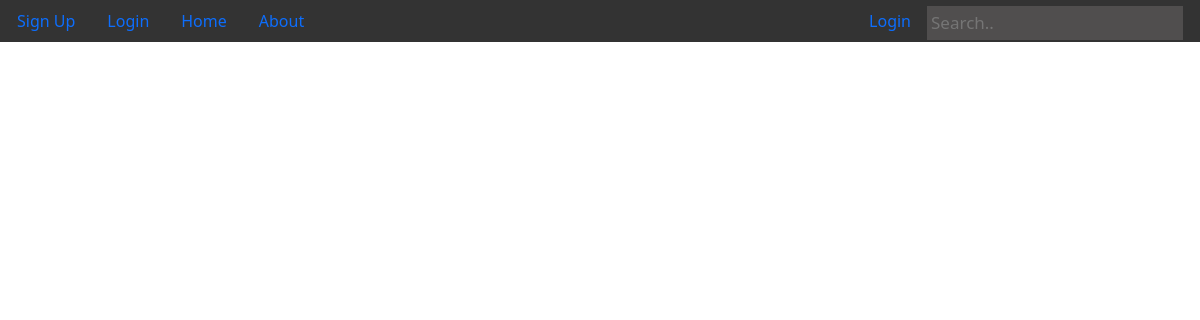
Before: /home/ with the older database file.
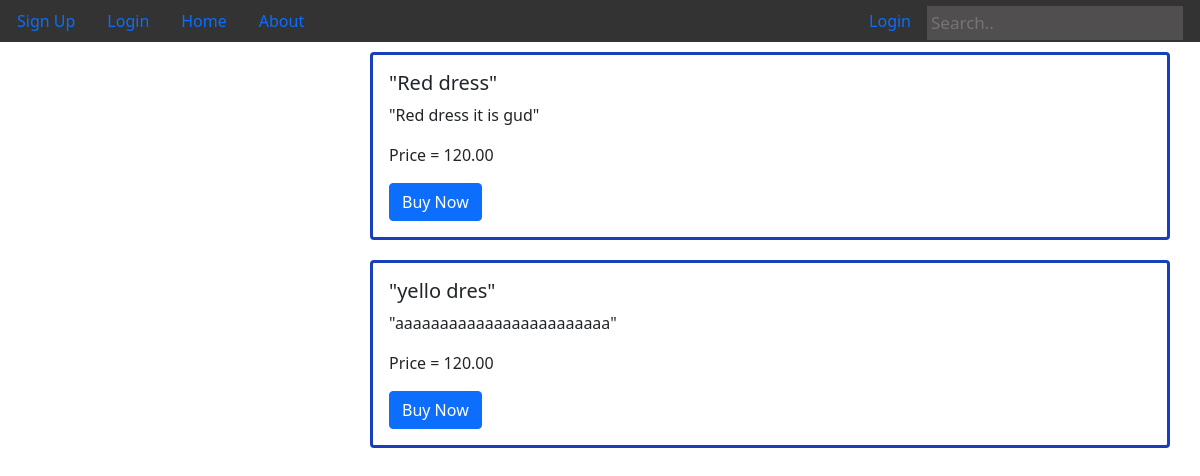
After: the same page with the newer database file.
### Shop/models.py (models this page shows)
class Product(models.Model):
    productname = models.CharField(max_length=200)
    price = models.DecimalField(max_digits=5, decimal_places=2)
    description = models.TextField()
    image = models.CharField(max_length=4000)

### Shop/views.py (the view)
# urls.py: 2. Add a URL to urlpatterns:  path('', views.home, name='home')
def home(request):
	products = Product.objects.all()
	return render(request, 'Shop/shop.html',{'products':products})

### Shop/templates/Shop/shop.html (shortened to what this page needs)
{% extends "shop/base.html" %}
{% block content %}
<div class=topnav>
  <ul>
    <li><a class="nav-item nav-link" href="{% url 'users:register' %}">Sign Up</a> </li>
    <li><a class="nav-item nav-link" href="{% url 'users:login' %}">Login</a></li>
    <li><a class="nav-item nav-link" href="{% url 'shop-home' %} ">Home</a></li>
    <li><a class="nav-item nav-link" href="{% url 'shop-about' %} ">About</a></li>
    <input type="text" placeholder="Search..">
    {% if user.is_authenticated %}
      <li class="nav-item" style="float: right;">
        <a class="nav-link" href="/logout">Logout</a>
      </li>
      <li class="nav-item" style="float: right;">
        <a class="nav-link" href="#">Welcome, {{user.username}}</a>
      </li>
    {% else %}
      <li class="nav-item" style="float: right;">
        <a class="nav-link" href="/login">Login</a>
      </li>
    {% endif %}
  </ul>
</div>
  {% for product in products %}
  <div class ="card">
    <div class="card-body">
      <h5 class="card-title">"{{product.productname}}"</h5>
      <p class="card-text">"{{product.description}}"</p>
      <p class="card-text">Price = {{product.price}}</p>
      <a href="#" class="btn btn-primary">Buy Now</a>
    </div>
  </div>
  {% endfor %}
{% endblock content %}

Changed rows visible on the page:
added Product: productname "Red dress", description "Red dress it is gud", price "120.00"
added Product: productname "yello dres", description "aaaaaaaaaaaaaaaaaaaaaaaa", price "120.00"
